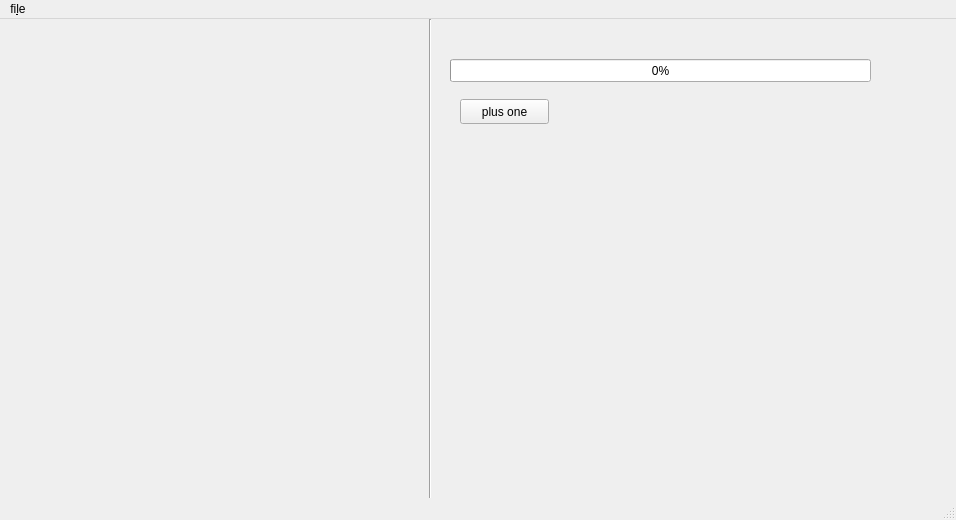
<?xml version="1.0" encoding="UTF-8"?>
<ui version="4.0">
 <class>MainWindow</class>
 <widget class="QMainWindow" name="MainWindow">
  <property name="geometry">
   <rect>
    <x>0</x>
    <y>0</y>
    <width>956</width>
    <height>520</height>
   </rect>
  </property>
  <property name="windowTitle">
   <string>MainWindow</string>
  </property>
  <widget class="QWidget" name="centralWidget">
   <widget class="QProgressBar" name="progressBar">
    <property name="geometry">
     <rect>
      <x>450</x>
      <y>40</y>
      <width>421</width>
      <height>23</height>
     </rect>
    </property>
    <property name="value">
     <number>0</number>
    </property>
    <property name="invertedAppearance">
     <bool>false</bool>
    </property>
   </widget>
   <widget class="Line" name="line">
    <property name="geometry">
     <rect>
      <x>420</x>
      <y>0</y>
      <width>20</width>
      <height>481</height>
     </rect>
    </property>
    <property name="orientation">
     <enum>Qt::Vertical</enum>
    </property>
   </widget>
   <widget class="QPushButton" name="pushButton">
    <property name="geometry">
     <rect>
      <x>460</x>
      <y>80</y>
      <width>89</width>
      <height>25</height>
     </rect>
    </property>
    <property name="sizePolicy">
     <sizepolicy hsizetype="Minimum" vsizetype="MinimumExpanding">
      <horstretch>0</horstretch>
      <verstretch>0</verstretch>
     </sizepolicy>
    </property>
    <property name="text">
     <string>plus one</string>
    </property>
    <property name="autoRepeat">
     <bool>false</bool>
    </property>
    <property name="default">
     <bool>false</bool>
    </property>
   </widget>
  </widget>
  <widget class="QMenuBar" name="menuBar">
   <property name="geometry">
    <rect>
     <x>0</x>
     <y>0</y>
     <width>956</width>
     <height>22</height>
    </rect>
   </property>
   <widget class="QMenu" name="menufile">
    <property name="title">
     <string>fi&amp;le</string>
    </property>
    <addaction name="actionadd_plant"/>
   </widget>
   <addaction name="menufile"/>
  </widget>
  <widget class="QStatusBar" name="statusBar"/>
  <action name="actionadd_plant">
   <property name="text">
    <string>add plant</string>
   </property>
  </action>
 </widget>
 <layoutdefault spacing="6" margin="11"/>
 <resources/>
 <connections/>
</ui>
